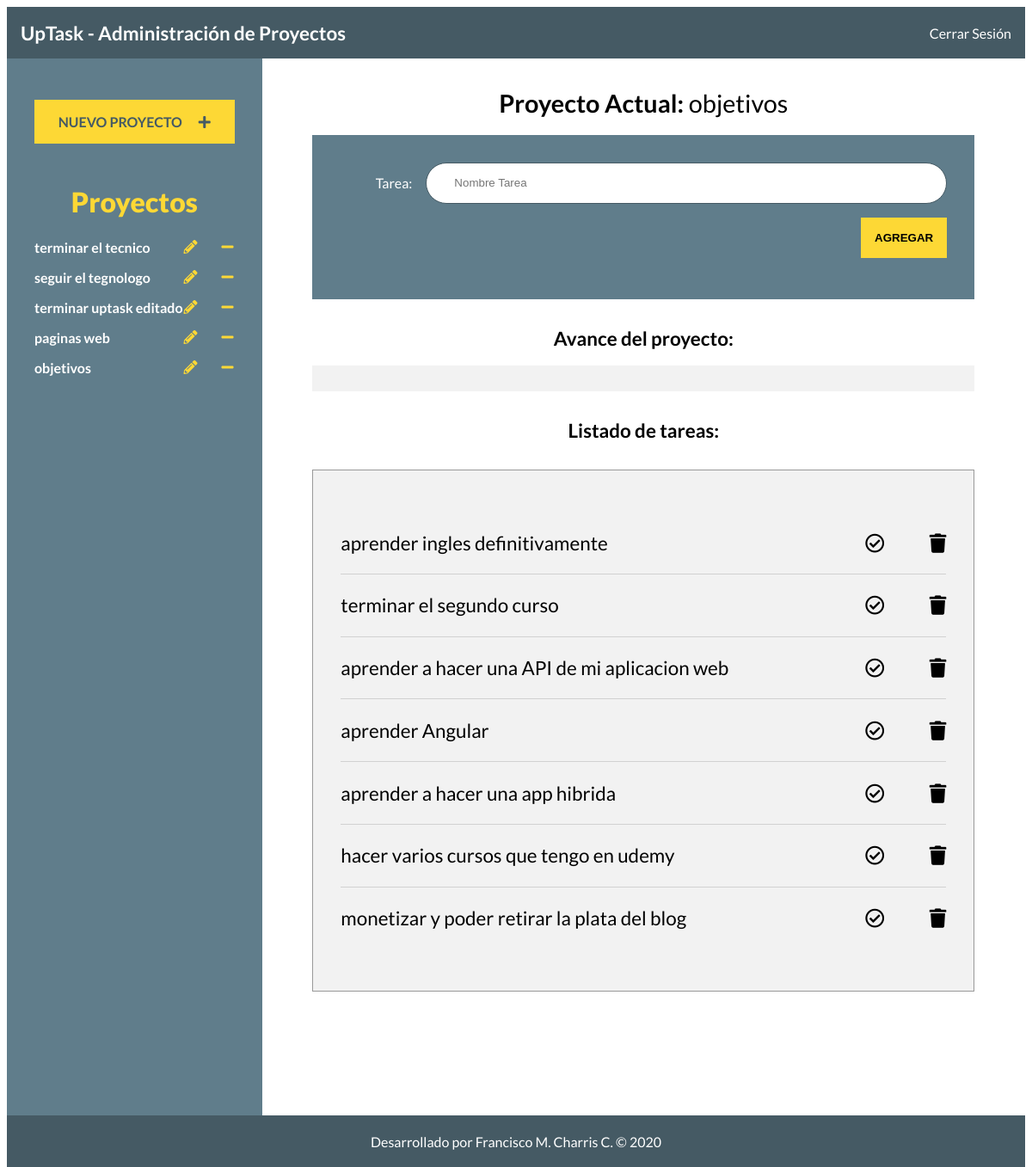
Screenshot of /index.php?id_proyecto=12 (signed in) with the database file from the repository.
### tables this page shows
CREATE TABLE `proyectos` (
  `id` int(11) NOT NULL,
  `nombre` varchar(100) NOT NULL
);

CREATE TABLE `tareas` (
  `id` int(11) NOT NULL,
  `nombre` varchar(100) NOT NULL,
  `estado` int(1) NOT NULL,
  `id_proyecto` int(11) NOT NULL
);

### inc/funciones/funciones.php (called while the page is built, shortened)
<?php
function obtenerProyectos(){
	include "conexion.php";
	try {
		return $conn->query(" SELECT id, nombre FROM proyectos ");
	} catch (Exception $e) {
		echo "error : " . $e->getMessage();
		return false;
	}
}
function obtenerNombreProyecto($id = null){
	include "conexion.php";
	try {
		return $conn->query(" SELECT nombre FROM proyectos WHERE id = {$id}  ");
	} catch (Exception $e) {
		echo "error : " .  $e->getMessage();
	}
}
function obtenerTareasProyecto($id = null){
	include 'conexion.php';
	try {
		return $conn->query(" SELECT id, nombre, estado FROM tareas WHERE id_proyecto = {$id} ");
	} catch (Exception $e) {
		echo "error" . $e->getMessage();
		return false;
	}
}

### index.php (the view, shortened to what this page needs)
<?php
include 'inc/funciones/funciones.php';
include 'inc/templates/header.php';
include 'inc/templates/barra.php';
if(isset($_GET['id_proyecto']) && filter_var($_GET['id_proyecto'], FILTER_SANITIZE_NUMBER_INT)){
    $id_proyecto = filter_var($_GET['id_proyecto'], FILTER_SANITIZE_NUMBER_INT);
}else{
    $id_proyecto = 0;
}
?>
<div class="contenedor">
   <?php include 'inc/templates/sidebar.php'; ?>
    <main class="contenido-principal">
       <?php if($id_proyecto > 0){ ?>
             <?php
                $proyecto = obtenerNombreProyecto($id_proyecto);
                 if($proyecto){ ?>
                     <h1> Proyecto Actual:
                        <?php foreach($proyecto as $nombre):  ?>
                            <span><?php echo $nombre['nombre']; ?></span>
                        <?php endforeach; ?>
                    </h1>
                    <form action="#" class="agregar-tarea">
                        <div class="campo">
                            <label for="tarea">Tarea:</label>
                            <input type="text" placeholder="Nombre Tarea" class="nombre-tarea">
                        </div>
                        <div class="campo enviar">
                            <input type="submit" class="boton nueva-tarea" value="Agregar">
                        </div>
                    </form>
                <?php }else{
                    echo "<p>Selecciona un Proyecto a la izquierda</p>";
                } ?>
                <div class="avance">
                    <h2>Avance del proyecto:</h2>
                    <div id="barra-avance" class="barra-avance">
                    </div>
                </div>
                <h2>Listado de tareas:</h2>
                <div class="listado-pendientes">
                    <ul>
                        <?php
                        $tareas = obtenerTareasProyecto($id_proyecto);
                        if($tareas->num_rows > 0){
                            foreach($tareas as $tarea){ ?>
                                <li id="tarea:<?php echo $tarea['id']; ?>" class="tarea">
                                    <p><?php echo $tarea['nombre'];?></p>
                                    <div class="acciones">
                                        <i class="far fa-check-circle <?php echo ($tarea['estado'] === '1' ? 'completo' : ''); ?>"></i>
                                        <i class="fas fa-trash"></i>
                                    </div>
                                </li>
                    <?php   }
                        }else{
                            echo  "<p class='lista-vacia'>no hay tareas para este proyecto</p>";
                        }
                        ?>
                    </ul>
                </div>
       <?php }else{
            echo "<h1>Bienvenido!!<small>escoje un proyecto de la izquierda</small></h1>";
            echo "<div class='listado-pendientes'>";
                echo "<p>Proyecto no seleccionado</p>";
            echo "</div>";
       } ?>
    </main>
</div>
<?php include 'inc/templates/footer.php'; ?>

### inc/templates/sidebar.php
 <aside class="contenedor-proyectos">
<div class="panel crear-proyecto">
    <a href="#" class="boton">Nuevo Proyecto <i class="fas fa-plus"></i> </a>
</div>
<div class="panel lista-proyectos">
    <h2>Proyectos</h2>
    <ul id="proyectos">
        <?php
             $proyectos = obtenerProyectos();
            if($proyectos){
                foreach($proyectos as $proyecto){ ?>
                    <li>
             <a href="index.php?id_proyecto=<?php echo $proyecto['id']; ?>" id="proyecto:<?php echo $proyecto['id']; ?>">
                            <?php echo $proyecto['nombre']; ?>
                        </a>
                        <div class="accionesProyecto">
                            <i class="fas fa-pencil-alt"></i>
                            <i class="fas fa-minus"></i>
                        </div>
                    </li>
        <?php  }
            }
        ?>
    </ul>
</div>
</aside>

### css/style.css (style rules this page uses)
html { box-sizing: border-box; height: 100%; }
*, *:before, *:after { box-sizing: inherit; }
body { font-family: 'Lato', sans-serif; min-height: 100%; }
.campo { display: flex; margin-bottom: 1rem; align-items: center; }
.campo label { flex: 0 0 100px; text-align: right; padding-right: 1rem; }
.campo input[type="text"], .campo input[type="password"] { height: 3rem; border: 0; flex: 1; border: 1px solid #455A64; border-radius: 5rem; padding-left: 2rem; }
.enviar { justify-content: flex-end; }
.boton { background-color: #FDD835; text-align: center; transition: background-color .5s ease-in-out; display: block; padding: 1rem; text-transform: uppercase; font-weight: 400; border: none; font-weight: 900; }
body.index { height: 100vh; }
.contenedor-proyectos { min-height: 100vh; max-width: 300px; background-color: #607D8B; padding-top: 1rem; }
.panel { padding: 1rem; margin: 1rem; }
.panel a { color: white; font-weight: bold; text-decoration: none; }
.panel h2 { color: #FDD835; font-weight: 900; text-align: center; font-size: 2rem; margin: 0; }
.crear-proyecto i { margin-left: 1rem; }
.crear-proyecto a { color: #455A64; }
.lista-proyectos ul { list-style: none; padding: 1.5rem 0 0 0; margin: 0; }
.lista-proyectos ul li { display: flex; justify-content: space-between; margin-bottom: 1rem; }
.accionesProyecto { display: flex; justify-content: space-between; min-width: 60px; }
.accionesProyecto i { padding: 1px; color: #FDD835; }
.contenedor { display: flex; flex-basis: calc(30% 70%); height: calc( 100% ); }
.contenido-principal { flex: 1; padding: 1rem; overflow: scroll; }
.contenido-principal h1, .contenido-principal h2 { text-align: center; }
.contenido-principal h1 { font-size: 1.8rem; }
.contenido-principal h2 { font-size: 1.4rem; margin-top: 2rem; }
.contenido-principal h1 span { font-weight: 400; }
.agregar-tarea { max-width: 800px; width: 90%; background-color: #607D8B; margin: 0 auto; padding: 2rem; color: white; transition: background-color .5s ease-in-out; }
.listado-pendientes { background-color: #F2F2F2; max-width: 800px; width: 90%; margin: 2rem auto 0 auto; padding: 2rem; border: 1px solid #999; }
.listado-pendientes ul { padding: 0; list-style: none; }
.listado-pendientes ul li { display: flex; align-items: center; justify-content: space-between; font-size: 1.4rem; border-bottom: 1px solid #d1d1d1; }
.listado-pendientes ul li:last-of-type { border-bottom: none; }
.listado-pendientes ul li i { cursor: pointer; }
.acciones i:last-child { margin-left: 3rem; }
.barra-avance { height: 30px; width: 90%; margin: 0 auto; max-width: 800px; background-color: #F2F2F2; }

### rows the page displays
proyectos: nombre "terminar el tecnico"
proyectos: nombre "seguir el tegnologo"
proyectos: nombre "terminar uptask editado"
proyectos: nombre "paginas web"
proyectos: nombre "objetivos"
tareas: nombre "aprender ingles definitivamente", estado 0 (drawn)
tareas: nombre "terminar el segundo curso", estado 0 (drawn)
tareas: nombre "aprender a hacer una API de mi aplicacion web", estado 0 (drawn)
tareas: nombre "aprender Angular", estado 0 (drawn)
tareas: nombre "aprender a hacer una app hibrida", estado 0 (drawn)
tareas: nombre "hacer varios cursos que tengo en udemy", estado 0 (drawn)
tareas: nombre "monetizar y poder retirar la plata del blog", estado 0 (drawn)
